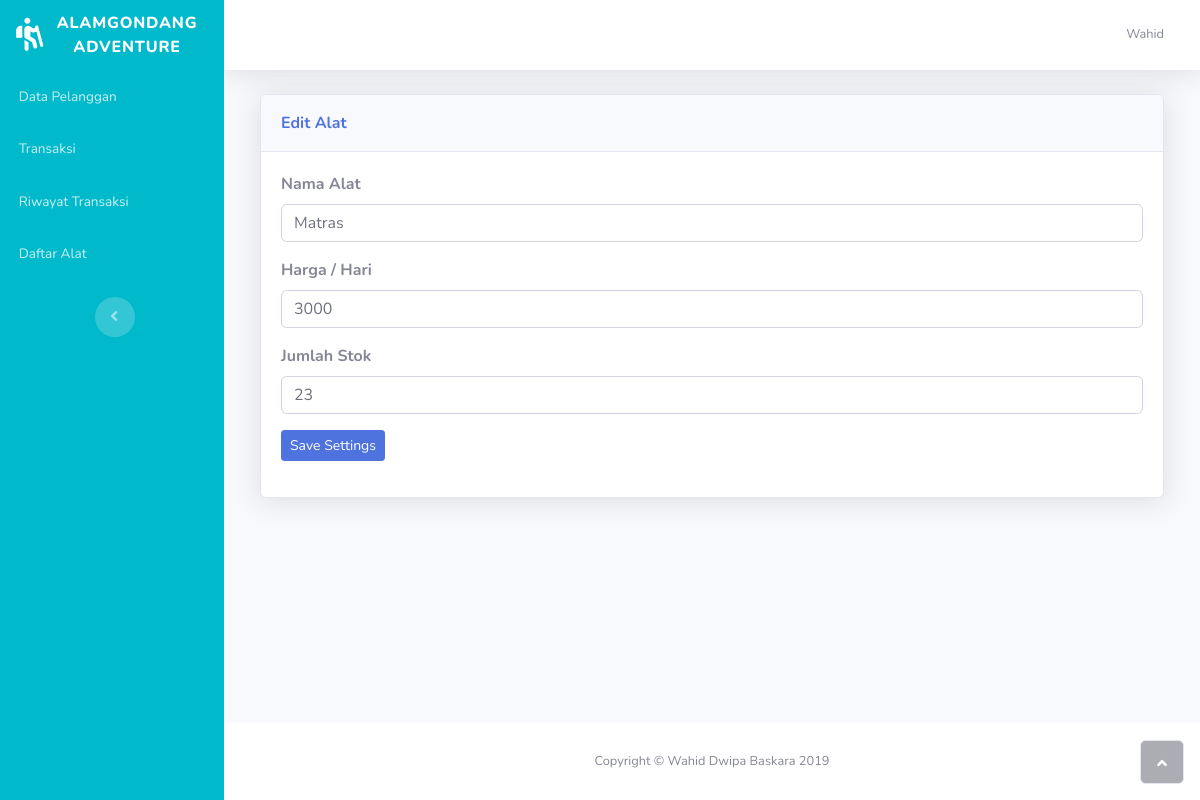
/edit_alat.php?id=1 (signed in), run on an earlier commit of the app's database.
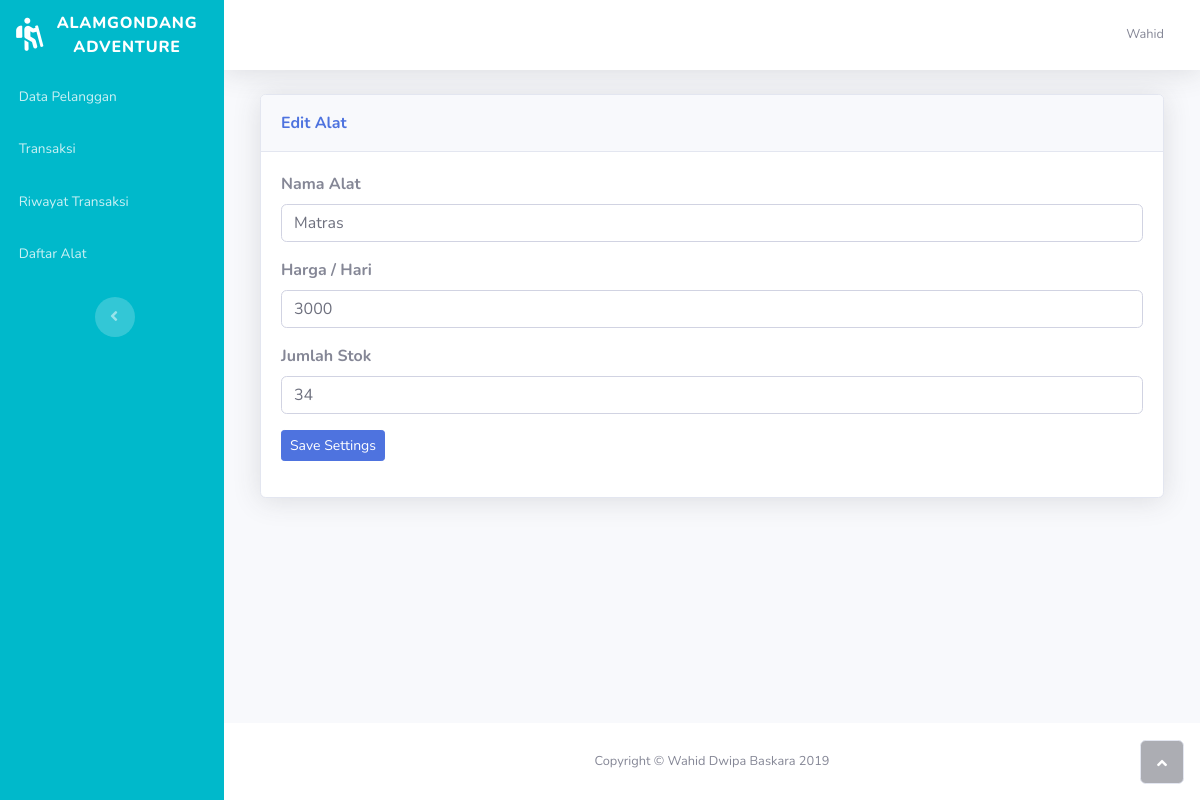
And on a later commit of the database.
### tables this page shows
CREATE TABLE `alat` (
  `id_alat` int(3) NOT NULL,
  `nama` varchar(50) NOT NULL,
  `harga` varchar(20) NOT NULL,
  `stok` varchar(20) NOT NULL
);

### edit_alat.php (the view, shortened to what the changed rows need)
<!DOCTYPE html>
<html>
<head>
    <link rel="stylesheet" href="assets/bootstrap/css/bootstrap.min.css">
    <link rel="stylesheet" href="assets/fonts/fontawesome-all.min.css">
    <link rel="stylesheet" href="assets/fonts/font-awesome.min.css">
    <link rel="stylesheet" href="assets/fonts/fontawesome5-overrides.min.css">
    <link rel="stylesheet" href="https://cdnjs.cloudflare.com/ajax/libs/animate.css/3.5.2/animate.min.css">
    <link rel="stylesheet" href="https://cdnjs.cloudflare.com/ajax/libs/aos/2.1.1/aos.css">
    <link rel="stylesheet" href="assets/css/Landing-Page---Parallax-Background---Logo-Heading-ButtonGIF.css">
</head>
<body id="page-top">
    <div id="wrapper">
        <div class="d-flex flex-column" id="content-wrapper">
            <div id="content">
                <div class="container-fluid">
                    <div class="col">
                        <div class="card shadow">
                            <div class="card-body">
                                <?php
                                include "koneksi.php";
                                $id = mysqli_real_escape_string($connect, trim($_GET['id']));
                                $query = mysqli_query($connect, "select * from alat where id_alat='$id'") or die(mysqli_error($connect));
                                while ($plg = mysqli_fetch_array($query)) {
                                    $harga = $plg['harga'];
                                    $nama = $plg['nama'];
                                    $stok = $plg['stok'];
                                }
                                ?>
                                <form method='POST' action='aksi_edit_alat.php?id_alat=<?php echo    $id;    ?>'>
                                    <div class="form-group">
                                        <label>
                                            <strong>Nama Alat</strong>
                                            <br>
                                        </label>
                                        <input value="<?php echo $nama; ?>" class="form-control" type="text" name="nama">
                                    </div>
                                    <div class="form-group">
                                        <label>
                                            <strong>Harga / Hari</strong>
                                            <br>
                                        </label>
                                        <input value="<?php echo $harga; ?>" class="form-control" type="number" name="harga">
                                    </div>
                                    <div class="form-group">
                                        <label>
                                            <strong>Jumlah Stok</strong>
                                            <br>
                                        </label>
                                        <input value="<?php echo $stok; ?>" class="form-control" type="number" name="stok">
                                    </div>
                                </form>
                            </div>
                        </div>
                    </div>
                </div>
            </div>
        </div><a class="border rounded d-inline scroll-to-top" href="#page-top"><i class="fas fa-angle-up"></i></a>
    </div>
</body>
</html>

What changed in the data, as far as the page shows it:
changed alat "Matras": stok "23" → "34"
